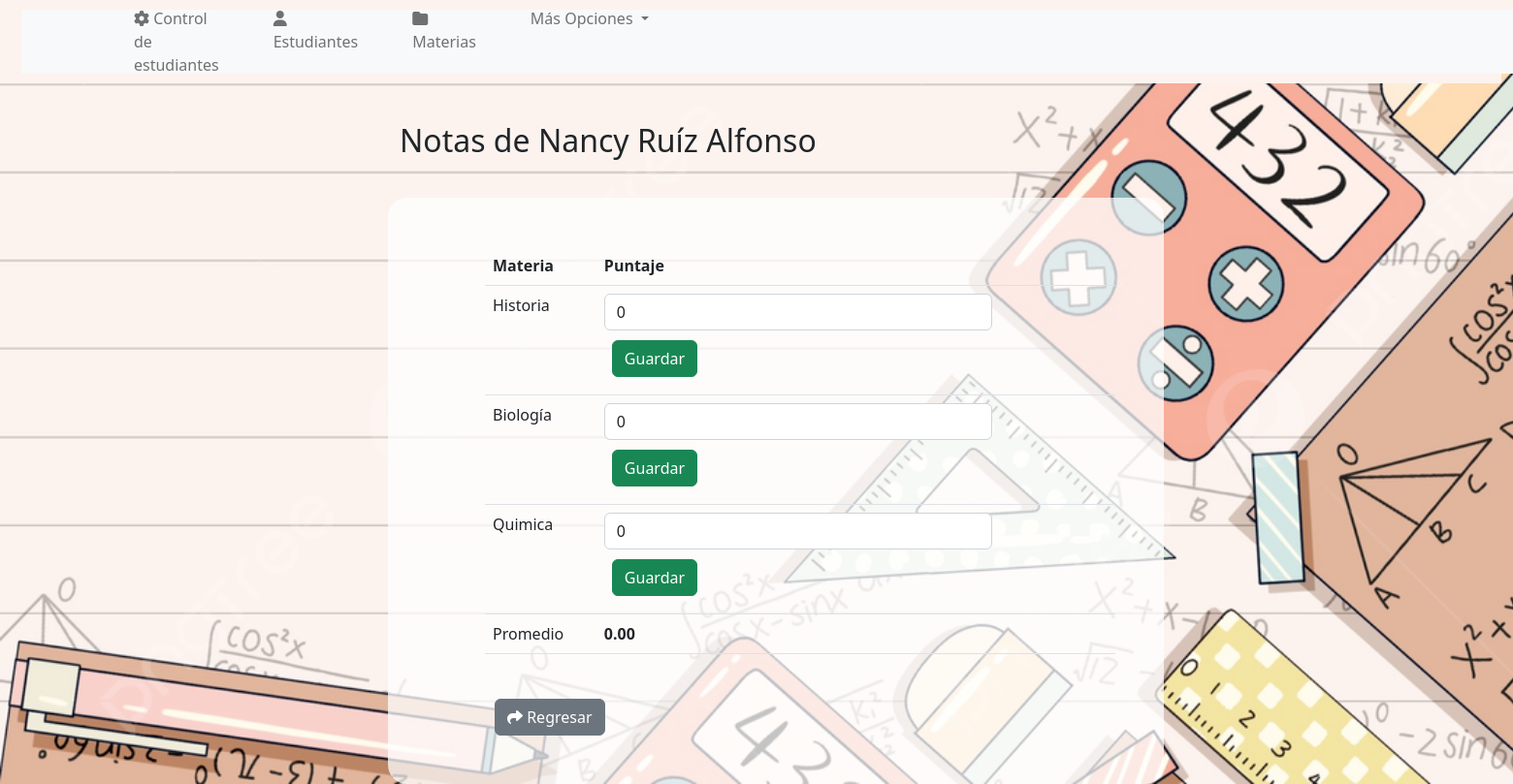
/view/notas/notas_estudiante.php?id=2 (signed in), run on the app's committed database.
### tables this page shows
CREATE TABLE `estudiantes` (
  `id` bigint(11) UNSIGNED NOT NULL,
  `cedula` varchar(50) NOT NULL,
  `nombre` varchar(50) NOT NULL,
  `telefono` varchar(50) NOT NULL,
  `edad` varchar(50) NOT NULL,
  `direccion` varchar(50) NOT NULL,
  `id_grupo` bigint(14) UNSIGNED NOT NULL
);

CREATE TABLE `materias` (
  `id` bigint(50) UNSIGNED NOT NULL,
  `nombre` varchar(50) NOT NULL,
  `descripcion` varchar(100) NOT NULL
);

### config/db.php (called while the page is built)
<?php
    class db{
        private $host = "localhost";
        private $dbname = "colegio";
        private $user = "root";
        private $password ="";
        public function conexion(){
            try{
                $PDO = new PDO("mysql:host=".$this->host.";dbname=".$this->dbname,$this->user,$this->password);
                return $PDO;
            }catch(PDOException $e){
                return $e->getMessage();
            }
        }
    }
?>

### controller/estController.php (called while the page is built, shortened)
<?php
    class estController{
        private $model;
        public function __construct(){
            require_once("c://xampp/htdocs/ColegioPOO/model/estModel.php");
            $this-> model = new estModel();
        }
        public function show($id){
            return ($this->model->show($id)!= false) ? $this->model->show($id) : header("Location:index.php");
        }
    }
?>

### model/estModel.php (called while the page is built, shortened)
<?php
    class estModel{
        private $PDO;
        public function __construct(){
            require_once("c://xampp/htdocs/ColegioPOO/config/db.php");
            $con = new db();
            $this->PDO = $con->conexion();
        }
        public function show($id){
            $stament = $this->PDO->prepare("SELECT estudiantes.id, estudiantes.cedula, estudiantes.nombre, estudiantes.telefono, estudiantes.edad, estudiantes.direccion, grupo.nombre FROM grupo INNER JOIN estudiantes
            ON estudiantes.id_grupo = grupo.id_grupo WHERE estudiantes.id = :id");
            $stament->bindParam(":id",$id);
            return ($stament->execute()) ? $stament->fetch() : false ;
        }
    }
?>

### controller/matController.php (called while the page is built, shortened)
<?php
    class matController{
        private $model;
        public function __construct(){
            require_once("c://xampp/htdocs/ColegioPOO/model/matModel.php");
            $this-> model = new matModel();
        }
        public function index(){
            return ($this->model->index()) ? $this->model->index() : false;
        }
    }
?>

### model/matModel.php (called while the page is built, shortened)
<?php
    class matModel{
        private $PDO;
        public function __construct(){
            require_once("c://xampp/htdocs/ColegioPOO/config/db.php");
            $con = new db();
            $this->PDO = $con->conexion();
        }
        public function index(){
            $stament = $this->PDO->prepare("SELECT * FROM materias");
            return ($stament->execute()) ? $stament->fetchAll() : false ;
        }
    }
?>

### model/notasModel.php (called while the page is built, shortened)
<?php
class notasModel{
    public function __construct(){
        require_once("c://xampp/htdocs/ColegioPOO/config/db.php");
    }
    public  function show($id_estudiante){
        global $mysqli;
        $stament = $mysqli->prepare("SELECT * FROM notas_est_materias WHERE id_estudiante = ?");
        $stament->bind_param("i",$id_estudiante);
        $stament->execute();
        $resultado = $stament->get_result();
        return $resultado->fetch_all(MYSQLI_ASSOC);
    }
    public function combinar($materias, $notas){
        for ($x = 0; $x < count($materias); $x++) {
            $materias[$x]["puntaje"] = self::getCalificacion($notas, $materias[$x]["id"]);
        }
        return $materias;
    }
    private static function getCalificacion($notas, $id_materia){
        return 0;
    }
}
?>

### view/notas/notas_estudiante.php (the view, shortened to what this page needs)
<?php
    require_once("../head/head.php");
    require_once("C://xampp/htdocs/ColegioPOO/controller/estController.php");
    require_once("C://xampp/htdocs/ColegioPOO/model/notasdb.php");
    require_once("C://xampp/htdocs/ColegioPOO/model/notasModel.php");
    require_once("C://xampp/htdocs/ColegioPOO/controller/matController.php");
    $objest = new estController();
    $estudiante = $objest->show($_GET['id']);
    $objm = new matController();
    $materias = $objm->index();
    $objnotas = new notasModel();
    $notas = $objnotas->show($estudiante[0]);
    $objnotas2 = new notasModel();
    $materiasConCalificacion= $objnotas2->combinar($materias, $notas);
?>
<div class="row" >
    <div class="col-12">
        <h2 style="margin-bottom:40px; margin-left:400px; margin-top:40px;">Notas de <?php echo $estudiante[2] ?></h2>
    </div>
    <div class="col-12 table-responsive"  style="width :800px; margin-left:400px; background-color:rgba(255, 255, 255,0.738); padding:50px; padding-left:100px; border-radius:20px">
        <table class="table">
            <thead >
                <tr>
                    <th>Materia</th>
                    <th>Puntaje</th>
                </tr>
            </thead>
            <tbody>
                <?php
                $sumatoria = 0;
                foreach ($materiasConCalificacion as $materia) {
                    $sumatoria += $materia["puntaje"];
                ?>
                    <tr>
                        <td>
                            <?php echo $materia["nombre"] ?>
                        </td>
                        <td>
                            <form action="modificar_nota.php" method="POST" class="form-inline">
                                <input value="<?php echo $materia["puntaje"] ?>" required min="0" name="puntaje" placeholder="Escriba la calificación" type="number" class="form-control" style="width :400px;">
                                <button style="margin-bottom:10px; margin-top:10px;" class="btn btn-success mx-2">Guardar</button>
                            </form>
                        </td>
                    </tr>
                <?php } ?>
            </tbody>
            <tfoot>
                <tr>
                    <td>Promedio</td>
                    <td>
                    <strong>
                        <?php
                        $promedio = $sumatoria / count($materias);
                        echo number_format($promedio, 2);
                        ?>
                    </strong>
                    </td>
                </tr>
            </tfoot>
        </table>
        <a href="../estudiante/index.php"  class="btn btn-secondary" style="margin-top:30px; margin-left:10px;"><i class="fa-solid fa-share"></i>  Regresar</a>
    </div>
  </div>
<?php
require_once("../head/footer.php");
?>

### view/css/estilos.css (style rules this page uses)
body { height:100%; width: 100%; background: url(m3.jpg); background-size: cover; }

### data on the page
estudiantes: nombre "Nancy Ruíz Alfonso"
materias: nombre "Historia", puntaje "0"
materias: nombre "Biología", puntaje "0"
materias: nombre "Quimica", puntaje "0"

### other printed values
$promedio "0.00"
